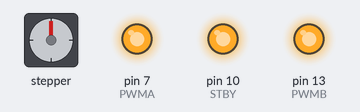
A program run on a simulated Arduino Uno, built with avr-gcc and run on an emulated ATmega328P. Shown: stepper motor, output pins drawn as LEDs (lit = HIGH). Stepper angles assume 200 steps per turn.

Above: at 2.05 s.
At 3.6 s:
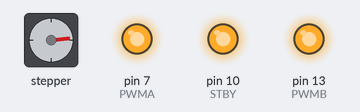
At 5.2 s:
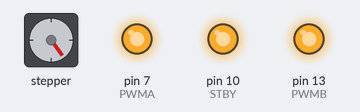
At 8.45 s:
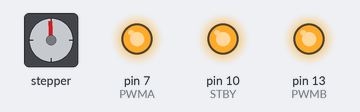
Timing chart, 0 to 13.1 s (numbered marks = the images above):
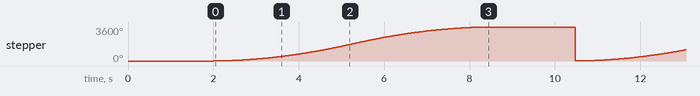

The program:

main.cpp
```cpp
#include <Arduino.h>
#include <AccelStepper.h>

#define PWMA 7
#define AIN2 8
#define AIN1 9
#define STBY 10
#define BIN1 11
#define BIN2 12
#define PWMB 13

#define SPR 200
#define SPEED 150
#define ACCEL 200
#define WAIT 2000

const int turns = 80;
const int pauseDiv = 10;
int n = 0;

void stepSetup();
AccelStepper stepper(AccelStepper::FULL4WIRE, AIN1,AIN2,BIN1,BIN2);

void setup()
{
  stepSetup();
  stepper.setMaxSpeed(1000);
  stepper.setSpeed(SPEED);
  stepper.setCurrentPosition(0);
  stepper.setAcceleration(ACCEL);
  stepper.moveTo(SPR*pauseDiv);

  delay(WAIT);
}

void loop()
{
  stepper.run();

  if (!stepper.isRunning()) {
    n++;
    while (n > turns / pauseDiv - 1)  stepper.disableOutputs();
    delay(WAIT);
    stepper.setCurrentPosition(0);
    stepper.moveTo(SPR*pauseDiv);
  }
}

void stepSetup() {
  pinMode(PWMA, OUTPUT);
  pinMode(STBY, OUTPUT);
  pinMode(PWMB, OUTPUT);

  digitalWrite(PWMA, HIGH);
  digitalWrite(PWMB, HIGH);
  digitalWrite(STBY, HIGH);
}
```

Measured:
- by itself, stepper: turns 3600° clockwise in 6.5 s, then 3599° counter-clockwise in 0.00 s, repeating every 8.5 s
